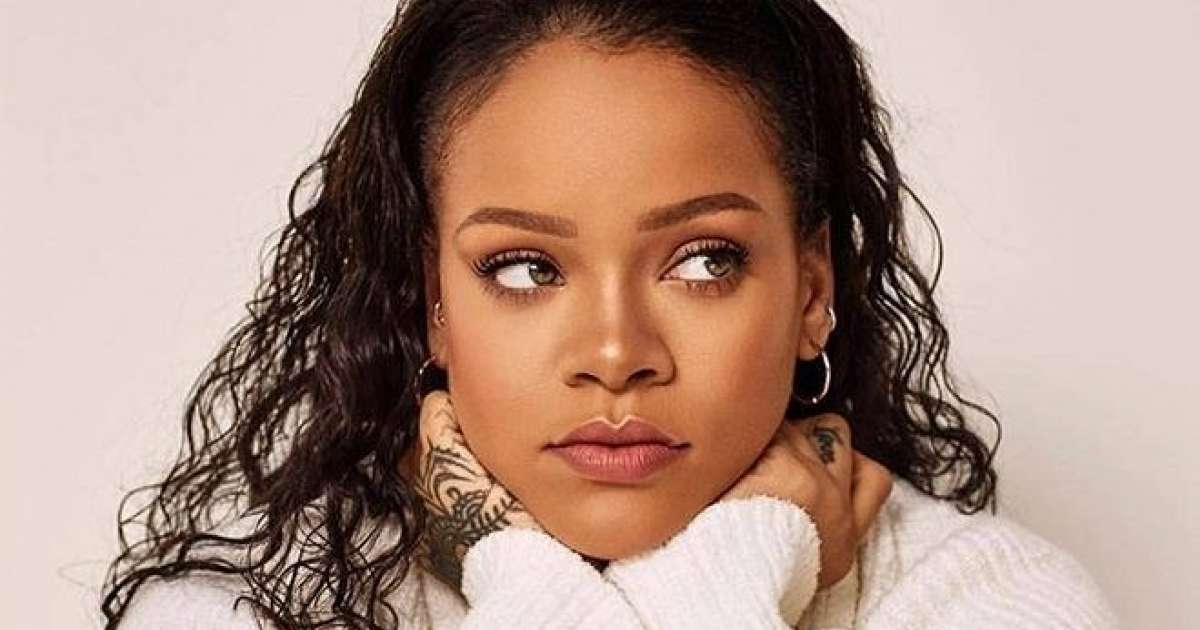
#> input picture OPENCV_3/Haar Cascade-yüz ve göz tespiti/yuz.JPG, 1200 x 630 px
$ python yuz_ve_goz_tespiti.py
#> lines starting #> are read from the running program, lines starting #| are printed output that depends on the picture; after the words box and inside, x2 and y2 are one past the last pixel; in counts of white or black regions, pixels touching at a corner belong together
"""
HAAR CASCADE CLASSIFIERS:
Beyaz tüm pikseller toplanır,
Siyah kısımlardan çıkarılır,
Bu değer eşiği geçiyorsa nesne vardır.
Positive image(face) asıl eğiteceğimiz yani modeli eğiteceğimiz nesnenin olduğu şey.
Negative image(background) ile topladıktan sonra bir eğitim işlemi gerçekleştiriliyor.
daha sonra sınıflandırma işlemi yapıyoruz. bize bir cascade dosyası oluşturuyor.
bu dosyayı artık kullanarak istediğimiz şekilde test işlemlerini tespit işlemlerini gerçekleştirebiliyoruz.
"""

import cv2

# bu bize bunun bir nesnesini oluşturucak.
face_cascade = cv2.CascadeClassifier("haarcascade_frontalface_default.xml")  # yüz için
eye_cascade = cv2.CascadeClassifier("haarcascade_eye.xml")                   # göz için

img = cv2.imread("yuz.JPG")
#> img is the input picture: shape (630, 1200, 3); mean B, G, R 133, 145.9, 175.6
img_gray = cv2.cvtColor(img, cv2.COLOR_BGR2GRAY)
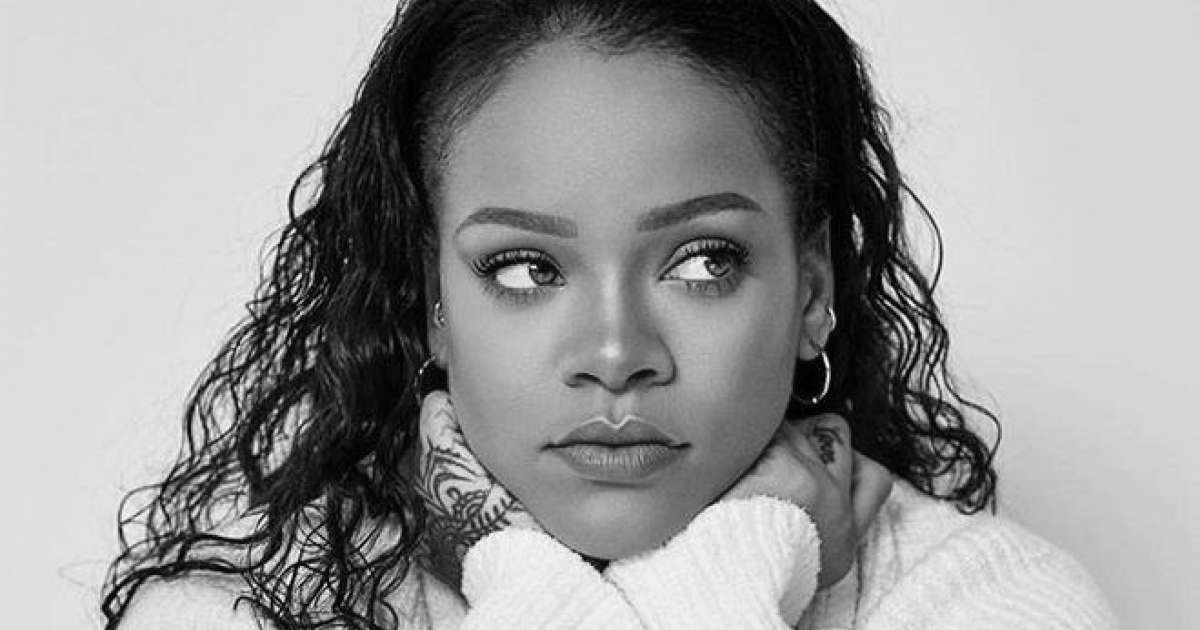
#> img_gray: shape (630, 1200); min 0, max 252, mean 153.4

# resimde birden fazla yüz olabilir.
faces = face_cascade.detectMultiScale(img_gray, 1.3, 10)
#> faces = [[393, 77, 444, 444]]
# 2. parametre: scaleFactor; küçültme oranı gibi
# 3. parametre: minNeighbors; doğrulama değeri gibi. ne kadar azsa o kadar çok yüz tespiti olur.

# tespit edilen yüzlerin faces isimli değişkenin içine koordinatları geliyor.
# x, y yüzümün köşe noktası
# 2.parametre: x ve y noktamız
# 3. parametre: nerede biteceği
# renk: mavi, kalınlık: 3
for x, y, w, h in faces:
    cv2.rectangle(img, (x, y), (x + w, y + h), (255, 0, 0), 3)

    # yüzümün olduğu kısımdaki gözü kırpmak için
    roi_gray = img_gray[y:y + h, x:x + w]

    eyes = eye_cascade.detectMultiScale(roi_gray, 1.1, 20)

    # gözler için çizme işlemi
    for ex, ey, ew, eh in eyes:
        cv2.rectangle(img, (ex + x, ey + y), (ex + ew + x, ey + eh + y), (0, 255, 0), 2)
#> this loop made 1 pass
#> (x, y, w, h, eyes) on pass 1: (393, 77, 444, 444, [[251, 124, 117, 117], [73, 137, 109, 109]])
#> pass 1, `roi_gray = img_gray[y:y + h, x:x + w]`:
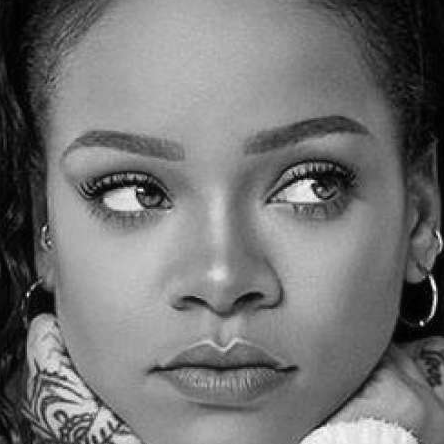
#> roi_gray: shape (444, 444); min 0, max 252, mean 115.5
#> after the loop:
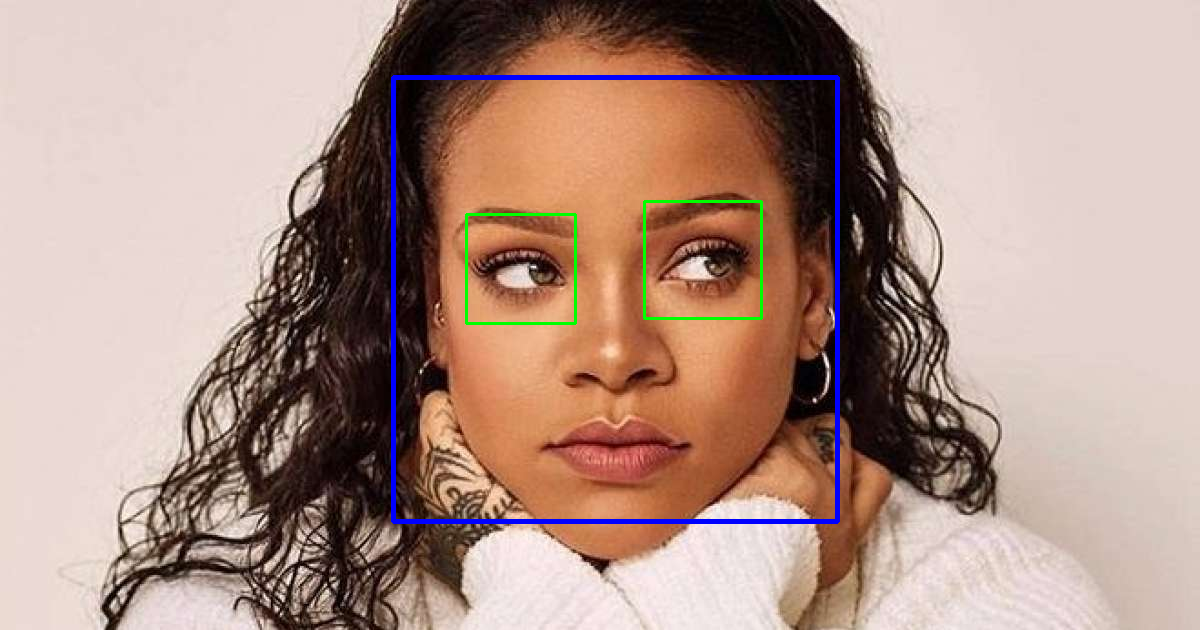
#> img: shape (630, 1200, 3); 1.53% of pixels changed, all inside (x1, y1, x2, y2) = (391, 75, 840, 524)
        # 2. parametre: kırpma işlemini yaptık ya bu kırpılmış img aslında baktığımız zaman x, y olarak yani
        # kırpılmış resim üzerinde göz algılandığı zaman verilen x, y ana resmimizin x y sinde kırpılmış, eksilmiş hali.
        # dolayısıyla ana resmin x ve y koordinatlarınıda eklememiz gerek.

cv2.imshow("img", img)
cv2.waitKey()
cv2.destroyAllWindows()
